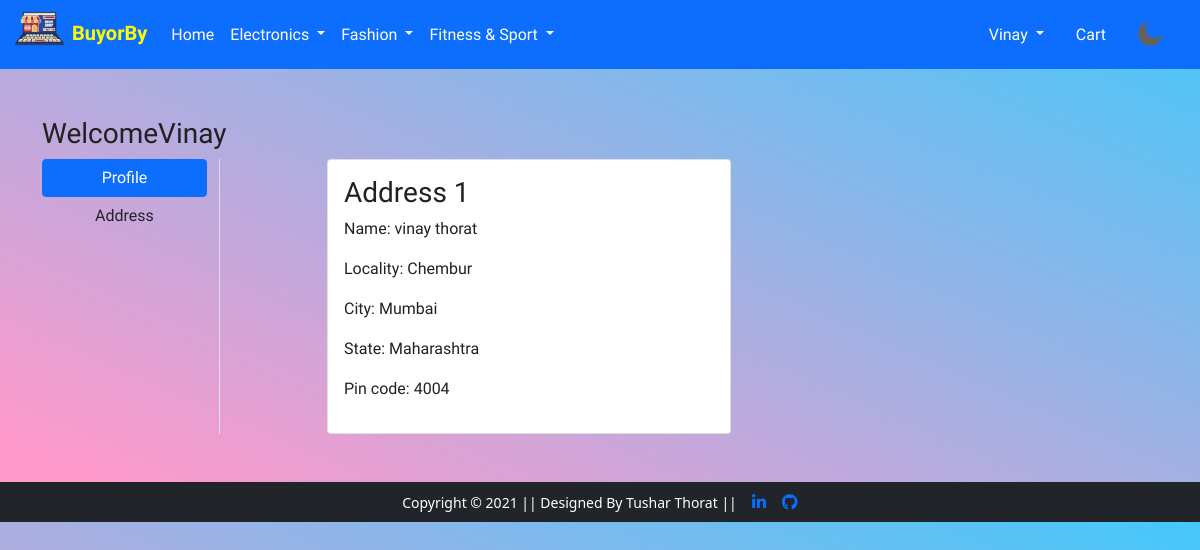
Page /address/ (signed in) on the committed database.
### app/models.py (models this page shows, shortened)
class Customer(models.Model):
    user = models.ForeignKey(User, on_delete=models.CASCADE)
    name = models.CharField(max_length=200)
    locality = models.CharField(max_length=200)
    city = models.CharField(max_length=50)
    pincode = models.IntegerField()
    state = models.CharField(choices=STATE_CHOICES, max_length=50)

### app/views.py (the view)
# urls.py: path('address/', views.address, name='address'),
def address(request):
    add = Customer.objects.filter(user=request.user)
    return render(request, 'app/address.html', {'add':add , 'active': 'btn-primary'})

### app/templates/app/address.html (shortened to what this page needs)
{% extends 'app/base.html' %}
{% load static %}
{% block main-content %}
<div class="container my-5">
 <div class="row">
 <h3>Welcome{{request.user.username|capfirst}}</h3>
  <div class="col-sm-2 border-end">
   <ul class="list-unstyled">
    <li class="d-grid"><a href="{% url 'profile' %}" class="btn {{active}}">Profile</a></li>
    <li class="d-grid"><a href="{% url 'address' %}" class="btn">Address</a></li>
   </ul>
  </div>
  <div class="col-sm-9 offset-sm-1">
   <div class="row">
   {% for ad in add %}
    <div class="col-sm-6">
     <div class="card">
      <div class="card-body">
       <h3>Address {{forloop.counter}}</h3>
       <p>Name: {{ad.name}}</p>
       <p>Locality: {{ad.locality}}</p>
       <p>City: {{ad.city}}</p>
       <p>State: {{ad.state}}</p>
       <p>Pin code: {{ad.pincode}}</p>
      </div>
     </div>
    </div>
   {% endfor %}
   </div>
  </div>
 </div>
</div>
{% endblock main-content %}

### app/templates/app/base.html (shortened to what this page needs)
<!doctype html>
{% load static %}
<html lang="en">
  <head>
    <link href="https://cdn.jsdelivr.net/npm/bootstrap@5.0.0-beta1/dist/css/bootstrap.min.css" rel="stylesheet">
    <link rel="stylesheet" href="{% static 'app/css/owl.carousel.min.css' %}">
    <link rel="stylesheet" href="{% static 'app/css/all.min.css' %}">
    <link rel="stylesheet" href="{% static 'app/css/style.css' %}">
    <link rel="stylesheet" href="https://cdnjs.cloudflare.com/ajax/libs/font-awesome/5.15.3/css/all.min.css">
  </head>
  <body>
    <nav class="navbar navbar-expand-lg navbar-dark bg-primary">
     <div class="container">
       <a class="navbar-brand" href="/"><img src="{% static 'app/images/op.png' %}"  style="width: 55px;
    margin-right: 5px;
    margin-top: -12px; margin-bottompythpyt: -12px;" ><b style="color:yellow;">BuyorBy</b></a></a>
       <div class="collapse navbar-collapse" id="navbarSupportedContent">
         <ul class="navbar-nav me-auto mb-2 mb-lg-0">
           <li class="nav-item">
             <a class="nav-link active" aria-current="page" href="/">Home</a>
           </li>
           <li class="nav-item dropdown">
             <a class="nav-link dropdown-toggle text-white" href="#" id="electronicsDropdown" role="button" data-bs-toggle="dropdown" aria-expanded="false">
               Electronics
             </a>
           </li>
           <li class="nav-item dropdown">
             <a class="nav-link dropdown-toggle text-white" href="#" id="fashionDropdown" role="button" data-bs-toggle="dropdown" aria-expanded="false">
               Fashion
             </a>
           </li>
            <li class="nav-item dropdown">
             <a class="nav-link dropdown-toggle text-white" href="#" id="electronicsDropdown" role="button" data-bs-toggle="dropdown" aria-expanded="false">
               Fitness & Sport
             </a>
         </ul>
         <div>
          <ul class="navbar-nav me-auto mb-2 mb-lg-0">
          {% if request.user.is_authenticated %}
           <li class="nav-item dropdown mx-2">
              <a class="nav-link dropdown-toggle text-white" href="#" id="profileDropdown" role="button" data-bs-toggle="dropdown" aria-expanded="false">
                {{request.user.username|capfirst}}
              </a>
            </li>
            <li class="nav-item mx-2">
             <a href="{% url 'showcart' %}" class="nav-link text-white"> Cart </a>
            </li>
            {% endif %}
          </ul>
         </div>
       </div>
     </div>
      <img src="{% static 'app/images/banner/moon.png' %}" id="i">
    </nav>
    {% block main-content %} {% endblock main-content %}
    <footer class="container-fluid bg-dark text-center p-2 mt-5">
        <small class="text-white">Copyright &copy; 2021 || Designed By Tushar Thorat || </small>
         <a href="https://www.linkedin.com/in/tushar-thorat-aba200188/" target="_blank"><i class="fab fa-linkedin-in"></i></a>
         <a href="https://github.com/Tushar-Thorat-2001" target="_blank"> <i class="fab fa-github"></i></a>
    </footer>
  </body>
</html>

### app/static/app/css/style.css (style rules this page uses)
* { margin: 0; padding: 0; }
body { background:var(--primary-colour); }
:root { --primary-colour:linear-gradient(to bottom left, #33ccff -9%, #ff99cc 92%); --secondary-color:#212121; }
.container { color:var(--secondary-color); font-family: 'Kaushan Script', cursive; }
.card-body { color: #212121; }
nav { color: var(--primary-colour); }
footer a { margin-left:1%; }

### app/templates/app/base.html (style rules this page uses)
#i { width:30px; cursor: pointer; margin-right:3%; }

### rows in the picture
Customer: name "vinay thorat", locality "Chembur", city "Mumbai", state "Maharashtra", pincode "4004"

### other values in the picture
{{ request.user.username|capfirst }} "Vinay"
